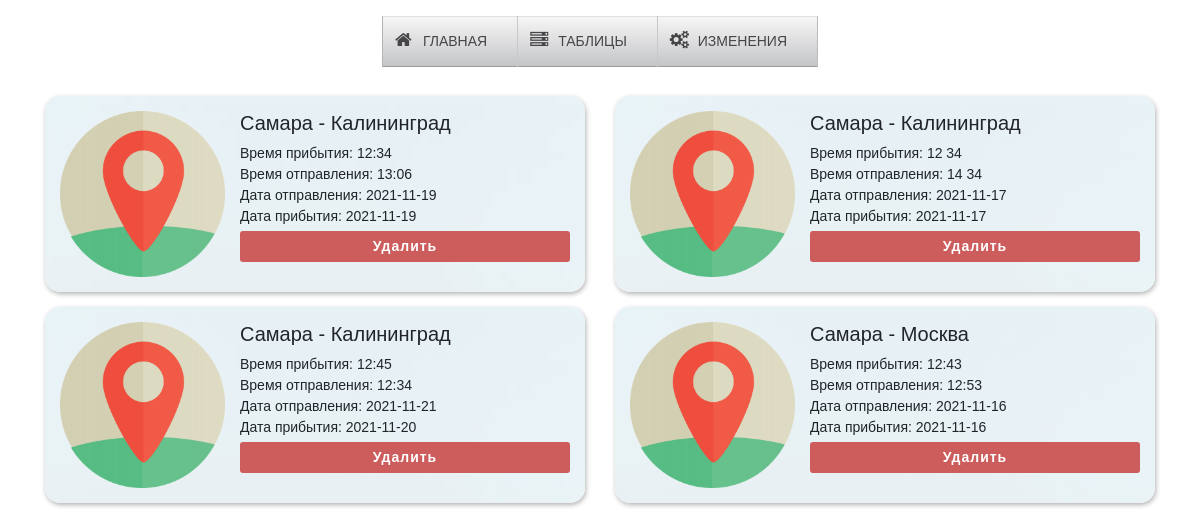
The page /old/LocalFirstCustomers.php on the database its author committed.
### tables this page shows
CREATE TABLE `travel` (
  `id_travel` int NOT NULL,
  `station_id` int NOT NULL,
  `train_id` int NOT NULL,
  `time_arrival` text NOT NULL,
  `time_departure` text NOT NULL,
  `data_arrival` date NOT NULL,
  `data_departure` date NOT NULL
);

CREATE TABLE `station` (
  `id_station` int NOT NULL,
  `name_station` text NOT NULL
);

### old/LocalFirstCustomers.php (the view, shortened to what this page needs)
<?php
include "DataBase.php";
$result = mysqli_query($conn, "SELECT * FROM travel JOIN station ON id_station = station_id");
?>
<!DOCTYPE html>
<html lang="en">
<head>
    <link rel="stylesheet" href="css/font-awesome.css" type="text/css">
    <link rel="stylesheet" href="css/style.css" type="text/css">
    <link rel="stylesheet" href="https://stackpath.bootstrapcdn.com/bootstrap/4.3.1/css/bootstrap.min.css">
</head>
<body>
<header class="header">
    <nav class="dws-menu">
        <ul>
            <li><a href="index.html"><i class="fa fa-home"></i>Главная</a></li>
            <li><a href="#"><i class="fa fa-server"></i>Таблицы</a>
            </li>
            <li><a href="#"><i class="fa fa-cogs"></i>Изменения</a>
            </li>
        </ul>
    </nav>
</header>
<section class="section">
    <div class ="container">
        <div class = "row">
            <?php
            while ($row = $result->fetch_assoc())
            {?>
                <div class = "col-md-6">
                    <div class="main-iner">
                        <div class="row">
                            <div class="col-4">
                                <div class="image">
                                    <img src="img/travel.png", alt="">
                                </div>
                            </div>
                            <div class="col-8">
                                <div class="iner-titel">
                                    <h5>
                                        <?php echo $row["name_station"]?>
                                    </h5>
                                </div>
                                <div class="iner-text">
                                    <p>
                                        <?php
                                        echo "Время прибытия: " . $row["time_arrival"] . "<br> Время отправления: " . $row["time_departure"] . "<br> Дата отправления: " . $row["data_arrival"]. "<br> Дата прибытия: " . $row["data_departure"];
                                        ?>
                                    </p>
                                </div>
                                <div class="iner-ancro">
                                    <form class="form_changes_2" action="LocalDelete.php" method="POST">
                                        <button class="form__button_2" type="submit" name="delete">Удалить</button>
                                    </form>
                                </div>
                            </div>
                        </div>
                    </div>
                </div>
                <?php
            }
            ?>
        </div>
    </div>
</section>
</body>
</html>

### css/style.css (style rules this page uses)
* { margin: 0; padding: 0; box-sizing: border-box; font-family: sans-serif; }
body { background-image: url("../img/background1.png"); background-repeat: repeat; display: flex; justify-content: center; align-items: center; margin: 0; padding: 0; -webkit-background-size: 100%; -o-background-size: 100%; -moz-background-size: 100%; -ms-background-size: 100%; -khtml-background-size: 100%; background-size: 376%; }
.header { position: fixed; top: 2vh; left: 0; width: 100%; z-index: 10; font-family: Cuprum, Arial, Helvetica, sans-serif; transition: all .3s ease; }
.section { top: 0; margin-top: 12vh; position: absolute; }
.dws-menu * { margin: 0; padding: 0; }
.dws-menu ul, .dws-menu ol { list-style: none; }
.dws-menu > ul { display: flex; justify-content: center; }
.dws-menu > ul li { position: relative; border-right: 1px solid #c7c8ca; }
.dws-menu > ul li:first-child { border-left: 1px solid #b2b3b5; }
.dws-menu > ul li:last-child { border-right: 1px solid #babbbd; }
.dws-menu > ul li > a i.fa { position: absolute; top: 15px; left: 12px; font-size: 18px; }
.dws-menu > ul li a { display: block; background: rgb(201,201,201); background: -moz-linear-gradient(top, rgba(201,201,201,1) 0%, rgba(246,246,246,1) 2%, rgba(196,197,199,1) 98%, rgba(117,117,119,1) 100%); background: -webkit-linear-gradient(top, rgba(201,201,201,1) 0%,rgba(246,246,246,1) 2%,rgba(196,197,199,1) 98%,rgba(117,117,119,1) 100%); background: linear-gradient(to bottom, rgba(201,201,201,1) 0%,rgba(246,246,246,1) 2%,rgba(196,197,199,1) 98%,rgba(117,117,119,1) 100%); filter: progid:DXImageTransform.Microsoft.gradient( startColorstr='#c9c9c9', endColorstr='#757577',GradientType=0 ); padding: 15px 30px 15px 40px; font-size: 14px; color: #454547; text-decoration: none; text-transform:uppercase; transition: all 0.3s ease; }
img { width: 100%; }
.image { width: 110%; }
.main-iner { padding: 15px; border-radius: 15px; background-image: url("../img/fon_av.jpg"); width: 100%; box-shadow: 1px 2px 5px rgba(0, 0, 0, 0.3); }
.iner-text p { font-size: 14px; }
.iner-ancro { top: -300vh; }
.col-md-6 { margin-bottom: 15px; position:relative; width:100%; padding-right:15px; padding-left:15px }
.form_changes_2 { margin-top: -12px; margin-bottom: 13px; }
.form__button_2 { width: 100%; padding: 5px 8px; border: none; border-radius: 3px; color: white; background-color: indianred; outline: none; cursor: pointer; transition: 0.3s; font-weight: bold; }
.form__button_2 { font-family: sans-serif; letter-spacing: 1px; font-size: 14px; }

### rows shown on the page
travel: station.name_station "Самара - Калининград", time_arrival "12:34", time_departure "13:06", data_arrival "2021-11-19", data_departure "2021-11-19"
travel: station.name_station "Самара - Калининград", time_arrival "12 34", time_departure "14 34", data_arrival "2021-11-17", data_departure "2021-11-17"
travel: station.name_station "Самара - Калининград", time_arrival "12:45", time_departure "12:34", data_arrival "2021-11-21", data_departure "2021-11-20"
travel: station.name_station "Самара - Москва", time_arrival "12:43", time_departure "12:53", data_arrival "2021-11-16", data_departure "2021-11-16"
